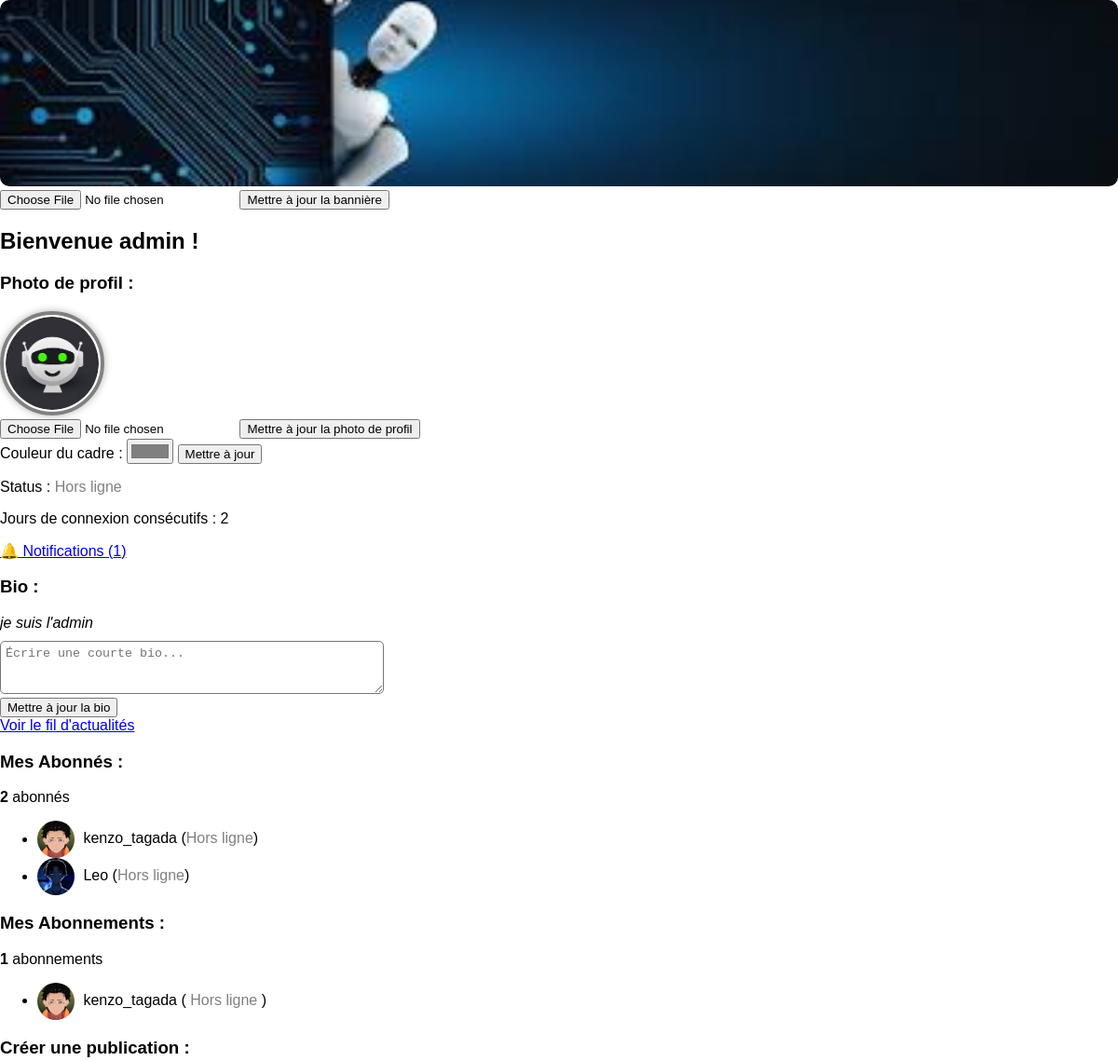
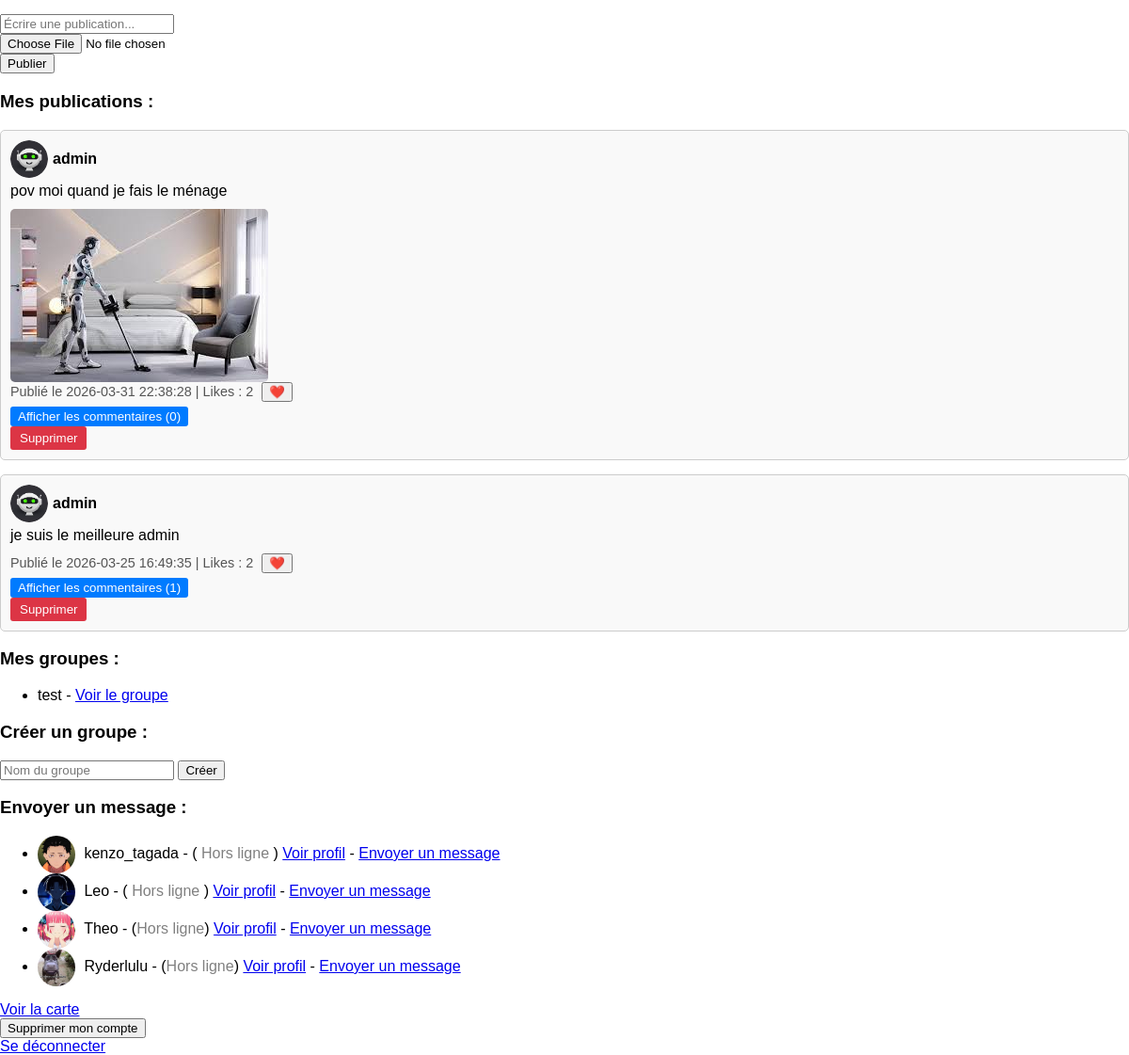
The page /profil (signed in) on the database its author committed (2 pictures, top to bottom).
### tables this page shows
CREATE TABLE users (
            id INTEGER PRIMARY KEY AUTOINCREMENT,
            username TEXT NOT NULL,
            email TEXT NOT NULL UNIQUE,
            password TEXT NOT NULL
        , avatar_url TEXT, bio TEXT, created_at TEXT, last_seen TIMESTAMP, last_login_date DATE, streak_days INTEGER DEFAULT 0, latitude REAL, longitude REAL, photo_url TEXT, banner_url TEXT, border_color TEXT DEFAULT '#4CAF50');

CREATE TABLE posts (
            id INTEGER PRIMARY KEY AUTOINCREMENT,
            user_id INTEGER,
            content TEXT,
            created_at TIMESTAMP DEFAULT CURRENT_TIMESTAMP, image_url TEXT,
            FOREIGN KEY(user_id) REFERENCES users(id)
        );

CREATE TABLE groupes (
        id INTEGER PRIMARY KEY AUTOINCREMENT,
        name TEXT NOT NULL
    );

### __init__.py (the view, shortened to what this page needs)
@app.route('/profil')
def profil():
    if 'user_id' not in session:
        return redirect(url_for('connexion'))
    conn = get_db_connection()
    cursor = conn.cursor()
    cursor.execute(
        'SELECT COUNT(*) as count FROM notifications WHERE user_id = ? AND seen = 0',
        (session['user_id'],)
    )
    notif_count = cursor.fetchone()['count']
    cursor.execute(
        'SELECT id, username, avatar_url, last_seen FROM users WHERE id != ?',
        (session['user_id'],)
    )
    users_rows = cursor.fetchall()
    users = []
    for u in users_rows:
        u_dict = dict(u)
        u_dict['avatar_url'] = u_dict['avatar_url'] if u_dict['avatar_url'] else 'default.png'
        u_dict['status'] = get_online_status(u_dict.get('last_seen'))
        users.append(u_dict)
    cursor.execute('''
        SELECT g.id, g.name
        FROM groupes g
        JOIN groupe_users gu ON g.id = gu.group_id
        WHERE gu.user_id = ?
    ''', (session['user_id'],))
    groups = cursor.fetchall()
    cursor.execute('''
        SELECT p.id, p.user_id, u.username, u.avatar_url, p.content, p.image_url, p.created_at, COUNT(pl.id) as likes_count
        FROM posts p
        JOIN users u ON u.id = p.user_id
        LEFT JOIN post_likes pl ON p.id = pl.post_id
        WHERE p.user_id = ?
        GROUP BY p.id
        ORDER BY p.created_at DESC
    ''', (session['user_id'],))
    posts_rows = cursor.fetchall()
    posts_list = []
    for post in posts_rows:
        post_dict = dict(post)
        post_dict['avatar_url'] = post_dict['avatar_url'] if post_dict['avatar_url'] else 'default.png'
        post_dict['image_url'] = post_dict['image_url'] if post_dict['image_url'] else None
        cursor.execute('''
            SELECT c.id, c.content, c.created_at, u.username, u.avatar_url, COUNT(cl.id) AS likes_count
            FROM comments c
            JOIN users u ON c.user_id = u.id
            LEFT JOIN comment_likes cl ON c.id = cl.comment_id
            WHERE c.post_id = ?
            GROUP BY c.id
            ORDER BY c.created_at ASC
        ''', (post['id'],))
        comments_rows = cursor.fetchall()
        comments_list = []
        for c in comments_rows:
            c_dict = dict(c)
            c_dict['avatar_url'] = c_dict['avatar_url'] if c_dict['avatar_url'] else 'default.png'
            comments_list.append(c_dict)
        post_dict['comments'] = comments_list
        posts_list.append(post_dict)
    cursor.execute('''
        SELECT u.id, u.username, u.avatar_url, u.last_seen
        FROM followers f
        JOIN users u ON u.id = f.follower_id
        WHERE f.followed_id = ?
    ''', (session['user_id'],))
    abonnes = []
    for abonne in cursor.fetchall():
        ab_dict = dict(abonne)
        ab_dict['status'] = get_online_status(abonne['last_seen'])
        ab_dict['avatar_url'] = ab_dict['avatar_url'] if ab_dict['avatar_url'] else 'default.png'
        abonnes.append(ab_dict)
    cursor.execute('''
        SELECT u.id, u.username, u.avatar_url, u.last_seen
        FROM followers f
        JOIN users u ON u.id = f.followed_id
        WHERE f.follower_id = ?
    ''', (session['user_id'],))
    abonnements = []
    for abo in cursor.fetchall():
        abo_dict = dict(abo)
        abo_dict['status'] = get_online_status(abo['last_seen'])
        abo_dict['avatar_url'] = abo_dict['avatar_url'] if abo_dict['avatar_url'] else 'default.png'
        abonnements.append(abo_dict)
    cursor.execute('SELECT COUNT(*) as count FROM followers WHERE followed_id = ?', (session['user_id'],))
    abonnes_count = cursor.fetchone()['count']
    cursor.execute('SELECT COUNT(*) as count FROM followers WHERE follower_id = ?', (session['user_id'],))
    abonnements_count = cursor.fetchone()['count']
    cursor.execute('SELECT * FROM users WHERE id = ?', (session['user_id'],))
    user_row = cursor.fetchone()
    if user_row:
        user_dict = dict(user_row)
        user_dict['status'] = get_online_status(user_row['last_seen'])
        user_dict['avatar_url'] = user_dict['avatar_url'] if user_dict['avatar_url'] else 'default.png'
        user_dict['bio'] = user_dict['bio'] if user_dict['bio'] else ""
        user_dict['streak_days'] = user_row['streak_days'] if 'streak_days' in user_row.keys() else 0
    cursor.close()
    conn.close()
    return render_template(
        'profil.html',
        user=user_dict,
        users=users,
        groups=groups,
        posts=posts_list,
        abonnes=abonnes,
        abonnements=abonnements,
        notif_count=notif_count,
        abonnes_count=abonnes_count,
        abonnements_count=abonnements_count
    )

### __init__.py (called while the page is built)
def get_online_status(last_seen):
    if not last_seen:
        return "Hors ligne"
    last_seen_dt = datetime.strptime(last_seen, '%Y-%m-%d %H:%M:%S')
    if datetime.utcnow() - last_seen_dt <= timedelta(minutes=5):
        return "En ligne"
    return "Hors ligne"

def get_db_connection():
    conn = sqlite3.connect(DB_PATH)
    conn.row_factory = sqlite3.Row
    conn.execute("PRAGMA foreign_keys = ON")
    conn.execute("PRAGMA journal_mode=WAL")
    return conn

### templates/profil.html (shortened to what this page needs)
<!DOCTYPE html>
<html lang="fr">
<head>
    <link rel="stylesheet" href="{{ url_for('static', filename='css1.css') }}">
</head>
<body>
{% if user.banner_url %}
    <img src="{{ url_for('static', filename='images/' ~ user.banner_url) }}"
         style="width:100%; height:200px; object-fit:cover; border-radius:10px;">
{% else %}
    <div style="width:100%; height:200px; background:#ccc; border-radius:10px;"></div>
{% endif %}
<form method="POST" action="{{ url_for('upload_banner') }}" enctype="multipart/form-data">
    <input type="file" name="banner" accept="image/*" required>
    <button type="submit">Mettre à jour la bannière</button>
</form>
<h2>Bienvenue {{ user.username }} !</h2>
<h3>Photo de profil :</h3>
{% if user.avatar_url %}
    <img src="{{ url_for('static', filename='avatars/' + user.avatar_url) }}"
     alt="Avatar"
     class="profile-avatar"
     style="border: 4px solid {{ user.border_color }};">
{% endif %}
<form method="POST" action="{{ url_for('upload_avatar') }}" enctype="multipart/form-data">
    <input type="file" name="avatar" accept="image/*" required>
    <button type="submit">Mettre à jour la photo de profil</button>
</form>
<form method="POST" action="{{ url_for('update_border_color') }}">
    <label for="border_color">Couleur du cadre :</label>
    <input type="color" name="border_color" id="border_color" value="{{ user.border_color or '#4CAF50' }}">
    <button type="submit">Mettre à jour</button>
</form>
<p>Status : <span id="user-status-{{ user.id }}" style="color: {{ 'green' if user.status == 'En ligne' else 'gray' }};">
</span></p>
<p>Jours de connexion consécutifs : {{ user.streak_days }}</p>
<a href="{{ url_for('notifications') }}">🔔 Notifications ({{ notif_count }})</a>
<h3>Bio :</h3>
{% if user.bio %}
    <p class="bio">{{ user.bio }}</p>
{% else %}
    <p class="bio">Aucune bio pour le moment</p>
{% endif %}
<form method="POST" action="{{ url_for('update_bio') }}">
    <textarea name="bio" rows="3" placeholder="Écrire une courte bio...">{{ bio if bio else '' }}</textarea><br>
    <button type="submit">Mettre à jour la bio</button>
</form>
<a href="{{ url_for('feed') }}">Voir le fil d'actualités</a>
<h3>Mes Abonnés :</h3>
<p>
    <b>{{ abonnes_count }}</b> abonnés
</p>
<ul>
{% if abonnes %}
    {% for abonne in abonnes %}
        <li>
            <img src="{{ url_for('static', filename='avatars/' ~ (abonne.avatar_url or 'default.png')) }}" class="avatar">
            {{ abonne.username }}
            (<span id="user-status-{{ abonne.id }}" style="color: {{ 'green' if abonne.status == 'En ligne' else 'gray' }};">
            </span>)
        </li>
    {% endfor %}
{% else %}
    <li>Aucun abonné</li>
{% endif %}
</ul>
<h3>Mes Abonnements :</h3>
<p>
    <b>{{ abonnements_count }}</b> abonnements
</p>
<ul>
{% if abonnements %}
    {% for abo in abonnements %}
        <li>
            <img src="{{ url_for('static', filename='avatars/' ~ (abo.avatar_url or 'default.png')) }}" class="avatar">
            {{ abo.username }}
            (<span id="user-status-{{ abo.id }}" style="color: {{ 'green' if abo.status == 'En ligne' else 'gray' }};">
                {{ abo.status }}
            </span>)
        </li>
    {% endfor %}
{% else %}
    <li>Pas encore d'abonnement</li>
{% endif %}
</ul>
<h3>Créer une publication :</h3>
<form id="create-post-form" method="POST" action="{{ url_for('creer_post') }}" enctype="multipart/form-data">
    <input type="text" name="content" placeholder="Écrire une publication..." required><br>
    <input type="file" name="image" accept="image/*"><br>
    <button type="submit">Publier</button>
</form>
<h3>Mes publications :</h3>
{% if posts %}
    {% for post in posts %}
        <div class="post" id="post-{{ post.id }}">
            <div class="post-header">
                {% if post.avatar_url %}
                    <img src="{{ url_for('static', filename='avatars/' ~ post.avatar_url) }}" class="avatar">
                {% endif %}
                {{ post.username }}
            </div>
            {% if post.content %}
				<div class="post-content">{{ post.content | e }}</div>
			{% endif %}
			{% if post.image_url %}
				<img src="{{ url_for('static', filename='images/' ~ post.image_url) }}" class="post-image" alt="Image du post">
			{% endif %}
            <div class="post-footer">
                Publié le {{ post.created_at }} | Likes : {{ post.likes_count }}
                {% if session.get('user_id') %}
                    <form class="inline" method="POST" action="{{ url_for('like_post', post_id=post.id) }}">
                        <button type="submit">❤️</button>
                    </form>
                {% endif %}
            </div>
            <button class="btn-toggle" onclick="toggleComments({{ post.id }})">
                Afficher les commentaires (<span id="comment-count-{{ post.id }}">{{ post.comments|length }}</span>)
            </button>
            {% if post.user_id == session.get('user_id') %}
                <form method="POST" action="{{ url_for('supprimer_post', post_id=post.id) }}">
                    <button type="submit" class="btn btn-delete">Supprimer</button>
                </form>
            {% endif %}
        </div>
    {% endfor %}
{% else %}
    <p>Aucune publication pour le moment.</p>
{% endif %}
<h3>Mes groupes :</h3>
<ul>
{% for group in groups %}
    <li>{{ group.name }} - <a href="{{ url_for('groupe_page', group_id=group.id) }}">Voir le groupe</a></li>
{% else %}
    <li>Pas encore de groupe</li>
{% endfor %}
</ul>
<h3>Créer un groupe :</h3>
<form method="POST" action="{{ url_for('creer_groupe') }}">
    <input type="text" name="group_name" placeholder="Nom du groupe" required>
    <button type="submit">Créer</button>
</form>
<h3>Envoyer un message :</h3>
<ul>
{% for user in users %}
    <li>
        {% if user.avatar_url %}
            <img src="{{ url_for('static', filename='avatars/' ~ user.avatar_url) }}" class="avatar">
        {% endif %}
        {{ user.username }} -
        (<span id="user-status-{{ user.id }}" style="color: {{ 'green' if (user.status or 'Hors ligne') == 'En ligne' else 'gray' }};">
            {{ user.status or 'Hors ligne' }}
        </span>)
        <a href="{{ url_for('profil_public', user_id=user.id) }}">Voir profil</a> -
        <a href="{{ url_for('message', receiver_id=user.id) }}">Envoyer un message</a>
    </li>
{% else %}
    <li>Aucun autre utilisateur pour le moment</li>
{% endfor %}
</ul>
<a href="{{ url_for('carte') }}">Voir la carte</a>
<form action="{{ url_for('supprimer_compte') }}" method="POST">
    <button type="submit" onclick="return confirm('Tu es sûr de vouloir supprimer ton compte ?')">Supprimer mon compte</button>
</form>
<a href="{{ url_for('deconnexion') }}">Se déconnecter</a>
</body>
</html>

### static/css1.css (style rules this page uses)
body { font-family: Arial, sans-serif; margin: 0; background-color: #FFFFFF; }

### templates/profil.html (style rules this page uses)
.post { border: 1px solid #ccc; padding: 10px; margin-bottom: 15px; border-radius: 5px; background-color: #f9f9f9; }
.post-header { font-weight: bold; margin-bottom: 5px; display: flex; align-items: center; }
.post-content { margin-bottom: 10px; white-space: pre-wrap; }
.post-footer { font-size: 0.9em; color: #555; }
.post img.post-image { max-width: 100%; margin-top: 10px; border-radius: 5px; display: block; }
.btn { padding: 5px 10px; border-radius: 3px; cursor: pointer; }
.btn-delete { background-color: #dc3545; color: white; border: none; }
.btn-toggle { background-color: #007bff; color: white; border: none; padding: 3px 8px; cursor: pointer; border-radius: 3px; margin-top: 5px; }
form.inline { display: inline; margin-left: 5px; }
.avatar { width: 40px; height: 40px; border-radius: 50%; vertical-align: middle; margin-right: 5px; }
.profile-avatar { width: 100px; height: 100px; border-radius: 50%; }
textarea { width: 100%; max-width: 400px; padding: 5px; border-radius: 5px; resize: vertical; }
.bio { font-style: italic; margin-bottom: 10px; }
.profile-avatar { border: 4px solid #4CAF50; border-radius: 50%; padding: 2px; width: 100px; height: 100px; object-fit: cover; box-shadow: 0 0 8px rgba(0,0,0,0.3); }

### rows shown on the page
users: banner_url (picture), username "admin", avatar_url (picture), border_color "#808080", streak_days "2", bio "je suis l'admin"
users: avatar_url (picture), username "kenzo_tagada", status "Hors ligne"
users: avatar_url (picture), username "Leo", status "Hors ligne"
posts: username "admin", content "pov moi quand je fais le ménage", image_url (picture), created_at "2026-03-31 22:38:28", likes_count "2", comments|length "0"
posts: username "admin", content "je suis le meilleure admin", created_at "2026-03-25 16:49:35", likes_count "2", comments|length "1"
groupes: name "test"
users: avatar_url (picture), username "Theo"
users: avatar_url (picture), username "Ryderlulu"

### other values the page prints
{{ notif_count }} "1"
{{ abonnes_count }} "2"
{{ abonnements_count }} "1"
